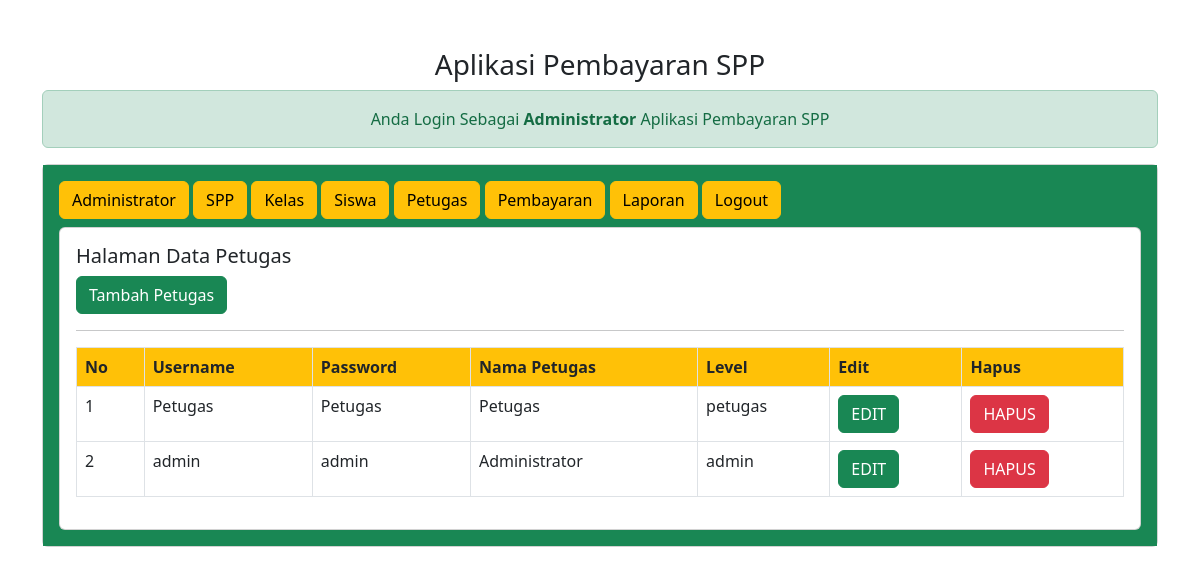
The page /admin/admin.php?url=petugas (signed in) on the database its author committed.
### tables this page shows
CREATE TABLE `petugas` (
  `id_petugas` int(11) NOT NULL,
  `username` varchar(25) NOT NULL,
  `password` varchar(32) NOT NULL,
  `nama_petugas` varchar(35) NOT NULL,
  `level` enum('admin','petugas') NOT NULL
);

### admin/petugas.php (the view)
<h5> Halaman Data Petugas </h5>
<a href="?url=tambah-petugas" class="btn btn-success"> Tambah Petugas </a>
<hr>
<table class="table table-stripped table-bordered">
    <tr class="fw-bold bg-warning">
        <td> No </td>
        <td> Username </td>
        <td> Password </td>
        <td> Nama Petugas </td>
        <td> Level </td>
        <td> Edit </td>
        <td> Hapus </td>
    </tr>
    <?php
    include'../koneksi.php';
    $no = 1;
    $sql = "SELECT*FROM petugas ORDER BY id_petugas DESC";
    $query = mysqli_query($koneksi, $sql);
    foreach($query as $data){ ?>
        <tr>
            <td><?= $no++; ?></td>
            <td><?= $data['username'] ?></td>
            <td><?= $data['password'] ?></td>
            <td><?= $data['nama_petugas'] ?></td>
            <td><?= $data['level'] ?></td>
            <td>
                <a href="?url=edit-petugas&id_petugas=<?= $data['id_petugas'] ?>" class='btn btn-success'>EDIT</a>
            </td>
            <td>
                <a onclick="return confirm('Apakah Anda Yakin Ingin Menghapus Data?')" href="?url=hapus-petugas&id_petugas=<?= $data['id_petugas'] ?>" class='btn btn-danger'>HAPUS</a>
            </td>
        </tr>
    <?php } ?>
    </table>

### rows shown on the page
petugas: username "Petugas", password "Petugas", nama_petugas "Petugas", level "petugas"
petugas: username "admin", password "admin", nama_petugas "Administrator", level "admin"
